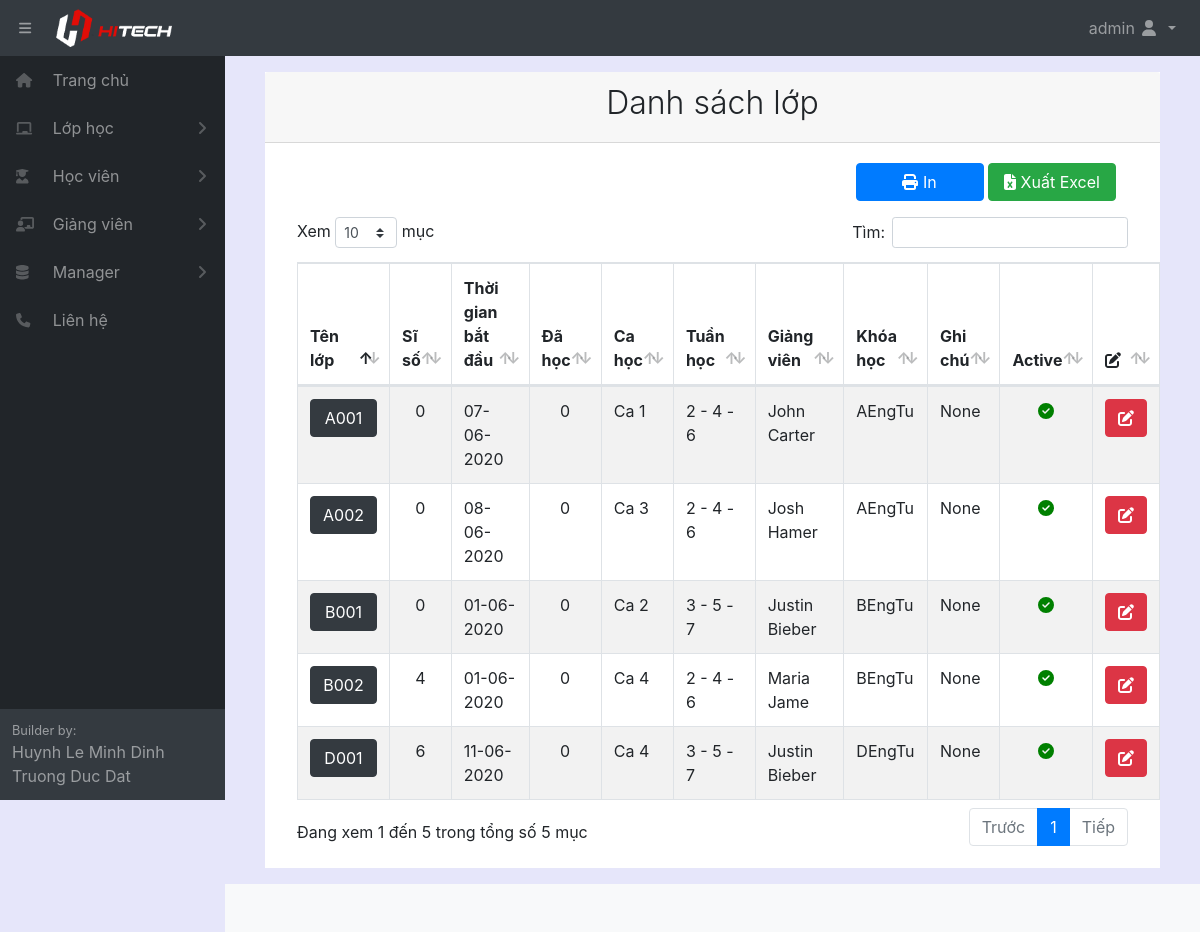
Before: /listclass/ (signed in) with the older database file.
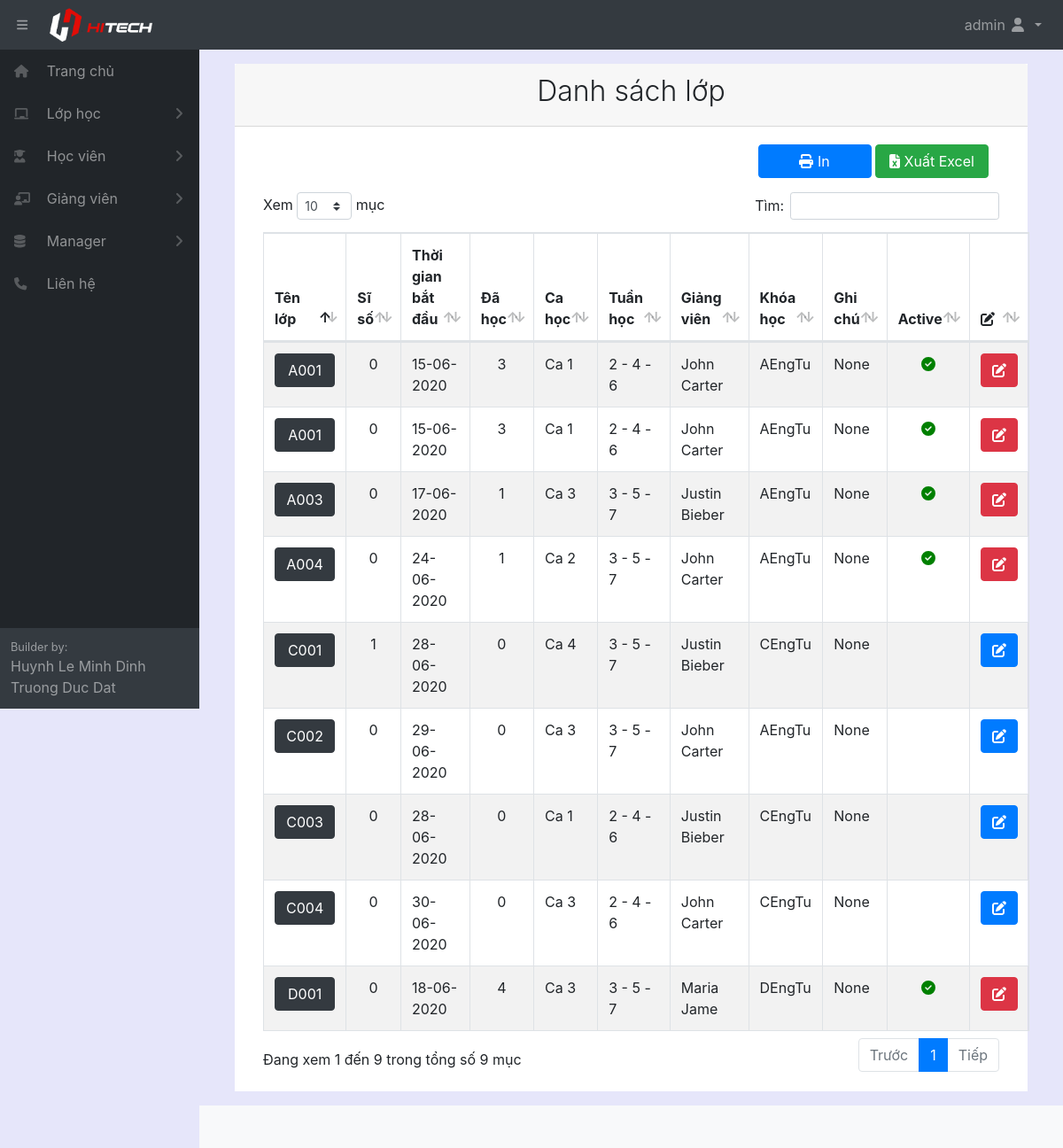
After: the same page with the newer database file.
### home/models.py (models this page shows, shortened)
class Classname(models.Model):
    fullname = models.CharField(max_length=100, verbose_name="Tên lớp học")
    startdate = models.DateField(auto_now_add=True, verbose_name="Ngày bắt đầu")
    room = models.ForeignKey(Room, null= True, on_delete=models.SET_NULL)
    unit = models.ForeignKey(Unit, null = True, on_delete=models.SET_NULL)
    timeshift = models.ForeignKey(TimeShift, null = True, on_delete=models.SET_NULL)
    startdate = models.DateField(verbose_name="Ngày bắt đầu học")
    timeweek = models.ForeignKey(TimeWeek, null = True, on_delete=models.SET_NULL)
    teacher = models.ForeignKey(Teacher, null = True, on_delete=models.SET_NULL)
    datecount = models.IntegerField(default=0, blank=True, verbose_name="Số buổi học")
    note = models.CharField(max_length=300, null = True, blank=True, verbose_name="Ghi chú")
    active = models.BooleanField(default=True, verbose_name="Trạng thái")
    class Meta:
        ordering =["fullname"]
        verbose_name_plural = "Lớp học"

class TimeShift(models.Model):
    fullname = models.CharField(max_length=100, verbose_name="Tên ca học")
    infomation = models.CharField(max_length=1000, blank=True, verbose_name="Thông tin ca học")
    timestart = models.TimeField(null = True, blank=True, verbose_name="Giờ bắt đầu")
    timeend = models.TimeField(null = True, blank=True, verbose_name="Giờ kết thúc")
    active = models.BooleanField(default=True, verbose_name="Trạng thái")
    def __str__(self):
        return  self.fullname
    class Meta:
        ordering =["fullname"]
        verbose_name_plural = "Ca học"

class TimeWeek(models.Model):
    name = models.CharField(max_length=100, verbose_name="Loại")
    def __str__(self):
        return  self.name
    class Meta:
        ordering =["name"]
        verbose_name_plural = "Ngày học trong tuần"

class Teacher(models.Model):
    fullname = models.CharField(max_length=100, verbose_name="Tên giáo viên")
    gender = models.ForeignKey(Gender, null= True, on_delete=models.SET_NULL)
    birthday = models.DateField(verbose_name="Ngày sinh")
    identity_card = models.CharField(max_length=100, null = True, blank=True, verbose_name="CMND")
    phonenumber = models.CharField(max_length=100, null = True, blank=True, verbose_name="SDT")
    email = models.CharField(max_length=100, null = True, blank=True, verbose_name="Email")
    adress = models.CharField(max_length=300, null = True, blank=True, verbose_name="Địa chỉ")
    create_date = models.DateField(auto_now_add=True, verbose_name="Ngày tạo thông tin")
    note = models.CharField(max_length=300, null = True, blank=True, verbose_name="Ghi chú")
    active = models.BooleanField(default=True, verbose_name="Trạng thái")
    def __str__(self):
        return  self.fullname
    class Meta:
        ordering =["fullname"]
        verbose_name_plural = "Giáo viên"

class Unit(models.Model):
    fullname = models.CharField(max_length=100, verbose_name="Tên khóa học")
    infomation = models.CharField(max_length=1000, blank=True, null=True, verbose_name="Thông tin khóa học")
    fee = models.IntegerField(default=0, verbose_name="Học phí khóa học")
    active = models.BooleanField(default=True, verbose_name="Trạng thái")
    def __str__(self):
        return  self.fullname
    class Meta:
        ordering =["fullname"]
        verbose_name_plural = "Khóa học"

### home/decorators.py (the view)
        def wrapper_func(request, *args, **kwargs):
            group = None
            if request.user.groups.exists():
                group = request.user.groups.all()[0].name
            if group in allowed_roles:
                return view_func(request, *args, **kwargs)
            else:
                return redirect('errorrole')

### home/views.py (called while the page is built)
@login_required(login_url='login')
@allowed_users(allowed_roles=['admin','manager','staff','teacher'])
def listClass(request):
    schedule = Schedule.objects.all()
    listclass = Classname.objects.all()
    arraya = []
    for itema in listclass:
        SLa = {}
        SLa['idclass'] = itema.pk
        SLa['number'] = Student.objects.filter(classname_id=itema).count()
        arraya.append(SLa)
    arrayb = []
    for itemb in listclass:
        SLb = {}
        SLb['id'] = itemb.pk
        SLb['number'] = Schedule.objects.filter(id_classname=itemb.pk,active=1).count()
        arrayb.append(SLb)
    context = {'listclass': listclass,'schedule':schedule,'SLa':arraya,'SLb':arrayb}
    return render(request, 'class/listClass.html', context)

### home/templates/class/listClass.html (shortened to what this page needs)
{% extends "pages/base.html" %}
{% block content %}
{% load static %}
<div class="card-header">
    <h2 class="text-center font-weight-light">Danh sách lớp</h2>
</div>
<div class="card-body">
    <div class="col-md-12 row">
        <div style="margin-left: auto; padding-bottom: 1em;">
            <div>
                <button name="print" onclick="printfail()" style="width: 8em;" type="button" class="btn btn-primary"><i
                        class="fas fa-print"></i> In</button>
                <button name="exportExcel" style="width: 8em;" type="button" class="btn btn-success"><i
                        class="fas fa-file-excel"></i> Xuất Excel</button>
            </div>
        </div>
    </div>
    <div class="col-md-12">
        <table id="example" class="table table-striped table-bordered" style="width:100%">
            <thead>
                <tr>
                    <th style="width: 10%;">Tên lớp</th>
                    <th style="width: 5%;">Sĩ số</th>
                    <th style="width: 10%;">Thời gian bắt đầu</th>
                    <th style="width: 5%;">Đã học</th>
                    <th style="width: 5%;">Ca học</th>
                    <th style="width: 5%;">Tuần học</th>
                    <th style="width: 15%;">Giảng viên</th>
                    <th style="width: 10%;">Khóa học</th>
                    <th style="width: 15%;">Ghi chú</th>
                    <th style="width: 5%;">Active</th>
                    <th style="width: 5%;"><i class="fas fa-edit"></i></a></th>
                </tr>
            </thead>
            <tbody>
                {% for i in listclass %}
                <tr>
                    <td>
                        <a class="btn btn-dark" style="color: white; width: 100%;"
                            href="/classstudent/{{ i.pk }}">{{ i.fullname}}</a>
                    </td>
                    <td style="text-align: center;">
                        {% for itema in SLa %}
                        {% if itema.idclass == i.pk %}
                        {{itema.number}}
                        {% endif %}
                        {% endfor %}
                    </td>
                    <td>{{ i.startdate|date:"d-m-Y"}}</td>
                    <td style="text-align: center;">
                        {% for itemb in SLb %}
                        {% if itemb.id == i.id %}
                        {{itemb.number}}
                        {% endif %}
                        {% endfor %}
                    </td>
                    <td>{{ i.timeshift}}</td>
                    <td>{{ i.timeweek}}</td>
                    <td>{{ i.teacher}}</td>
                    <td>{{ i.unit}}</td>
                    <td>{{ i.note}}</td>
                    <td style="text-align: center;">
                        {% if i.active %}
                        <i style="color: green; " class="fas fa-check-circle"></i>
                        {%endif%}
                    </td>
                    <td style="text-align: center;">
                        {% if i.active %}
                        <a class="btn btn-danger" onclick="warningedit()"><i class="fas fa-edit"
                                style="color: white;"></i></a>
                        {% else %}
                        <a class="btn btn-primary" href="/class/{{ i.pk }}"><i class="fas fa-edit"></i></a>
                        {% endif %}
                    </td>
                </tr>
                {% endfor %}
            </tbody>
        </table>
    </div>
</div>
{% endblock content %}

Changed rows visible on the page:
removed Classname: fullname "A001", number "0", startdate "07-06-2020", number "0", timeshift "Ca 1", timeweek "2 - 4 - 6", teacher "John Carter", unit "AEngTu", note "None", active True (drawn)
removed Classname: fullname "A002", number "0", startdate "08-06-2020", number "0", timeshift "Ca 3", timeweek "2 - 4 - 6", teacher "Josh Hamer", unit "AEngTu", note "None", active True (drawn)
removed Classname: fullname "B001", number "0", startdate "01-06-2020", number "0", timeshift "Ca 2", timeweek "3 - 5 - 7", teacher "Justin Bieber", unit "BEngTu", note "None", active True (drawn)
removed Classname: fullname "B002", number "4", startdate "01-06-2020", number "0", timeshift "Ca 4", timeweek "2 - 4 - 6", teacher "Maria Jame", unit "BEngTu", note "None", active True (drawn)
removed Classname: fullname "D001", number "6", startdate "11-06-2020", number "0", timeshift "Ca 4", timeweek "3 - 5 - 7", teacher "Justin Bieber", unit "DEngTu", note "None", active True (drawn)
added Classname: fullname "A001", number "0", startdate "15-06-2020", number "3", timeshift "Ca 1", timeweek "2 - 4 - 6", teacher "John Carter", unit "AEngTu", note "None", active True (drawn)
added Classname: fullname "A001", number "0", startdate "15-06-2020", number "3", timeshift "Ca 1", timeweek "2 - 4 - 6", teacher "John Carter", unit "AEngTu", note "None", active True (drawn)
added Classname: fullname "A003", number "0", startdate "17-06-2020", number "1", timeshift "Ca 3", timeweek "3 - 5 - 7", teacher "Justin Bieber", unit "AEngTu", note "None", active True (drawn)
added Classname: fullname "A004", number "0", startdate "24-06-2020", number "1", timeshift "Ca 2", timeweek "3 - 5 - 7", teacher "John Carter", unit "AEngTu", note "None", active True (drawn)
added Classname: {{ i.pk }} 100 (drawn), fullname "C001", number "1", startdate "28-06-2020", number "0", timeshift "Ca 4", timeweek "3 - 5 - 7", teacher "Justin Bieber", unit "CEngTu", note "None"
added Classname: fullname "C002", number "0", startdate "29-06-2020", number "0", timeshift "Ca 3", timeweek "3 - 5 - 7", teacher "John Carter", unit "AEngTu", note "None"
added Classname: fullname "C003", number "0", startdate "28-06-2020", number "0", timeshift "Ca 1", timeweek "2 - 4 - 6", teacher "Justin Bieber", unit "CEngTu", note "None"
added Classname: fullname "C004", number "0", startdate "30-06-2020", number "0", timeshift "Ca 3", timeweek "2 - 4 - 6", teacher "John Carter", unit "CEngTu", note "None"
added Classname: fullname "D001", number "0", startdate "18-06-2020", number "4", timeshift "Ca 3", timeweek "3 - 5 - 7", teacher "Maria Jame", unit "DEngTu", note "None", active True (drawn)
Other visible differences:
text written by a page script: "Xem mục Tìm: Đang xem 1 đến 5 trong tổng số 5 mục Trước 1 Tiếp" → "Xem mục Tìm: Đang xem 1 đến 9 trong tổng số 9 mục Trước 1 Tiếp"
